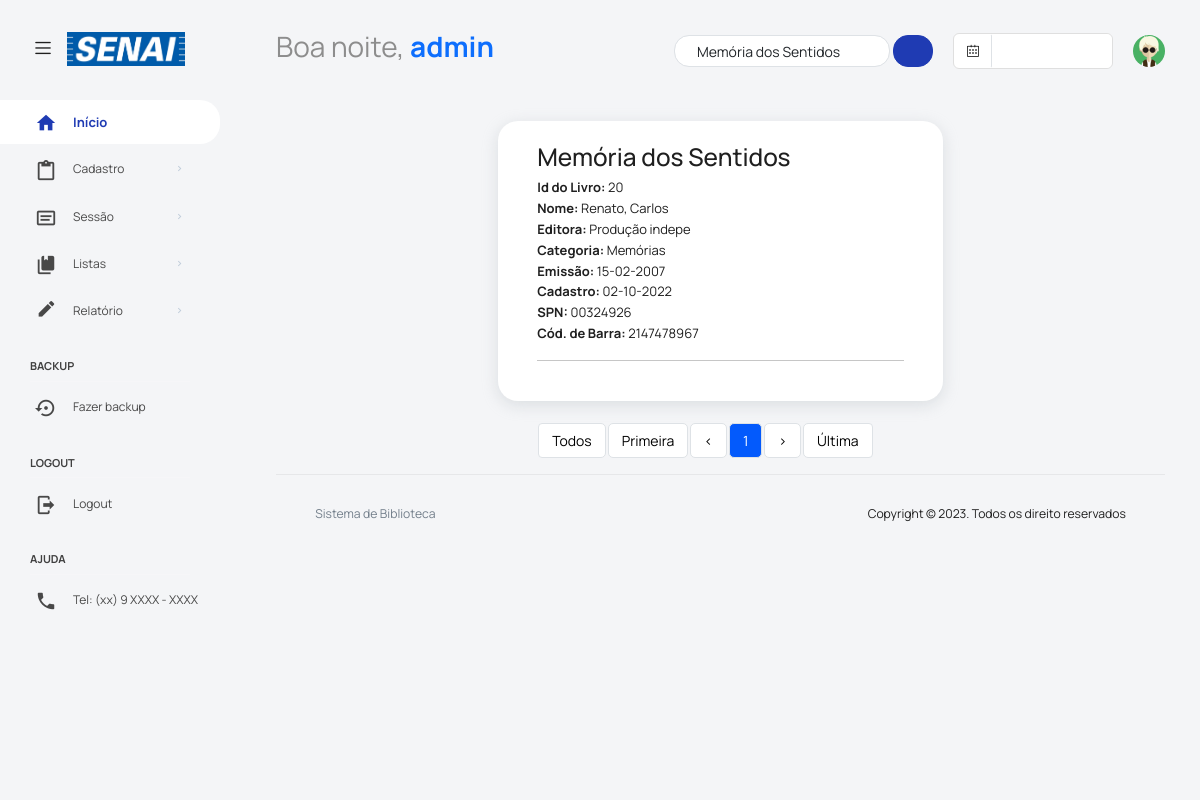
The app's page /buscar.php?pesquisar=Memória dos Sentidos (signed in) with its own data.
### tables this page shows
CREATE TABLE `cad_login` (
  `id_num` int(15) NOT NULL,
  `nome` varchar(70) NOT NULL,
  `email` varchar(70) NOT NULL,
  `senha` varchar(32) NOT NULL
);

CREATE TABLE `cad_livro` (
  `id_livro` int(15) NOT NULL,
  `cod_spn` varchar(50) NOT NULL,
  `cod_barra` int(30) NOT NULL,
  `nome_livro` varchar(60) NOT NULL,
  `nome_autor` varchar(50) NOT NULL,
  `emissao` date NOT NULL,
  `editora` varchar(15) NOT NULL,
  `categoria` varchar(50) NOT NULL,
  `status` int(11) NOT NULL DEFAULT 1,
  `data_cad` date NOT NULL,
  `cad_livro` varchar(50) NOT NULL
);

### buscar.php (the view, shortened to what this page needs)
<?php
include_once 'include/header.php';
$pagina = (isset($_GET['pagina'])) ? $_GET['pagina'] : 1;
if (!isset($_GET['pesquisar'])) {
  header("Location: home.php");
} else {
  $valor_pesquisar = $_GET['pesquisar'];
  $livros = "SELECT * FROM cad_livro WHERE nome_livro LIKE '%$valor_pesquisar%' OR cod_spn LIKE '%$valor_pesquisar%'";
  $query_livro = $_SESSION['conexao']->query($livros);
  $num_total = mysqli_num_rows($query_livro);
  $quantidade = 2;
  $pagina_total = ceil($num_total / $quantidade);
  $incio = ($quantidade * $pagina) - $quantidade;
  $sql_total = "SELECT * FROM cad_livro WHERE nome_livro LIKE '%$valor_pesquisar%' OR cod_spn LIKE '%$valor_pesquisar%' LIMIT $incio, $quantidade";
  $resp_total = mysqli_query($_SESSION['conexao'], $sql_total);
  $num_total = mysqli_num_rows($resp_total);
  echo '<div class="col-lg-6 grid-margin stretch-card" style="margin: 0 auto;">
      <div class="card">
      <div class="card-body">
      <div class="row" style="margin: 0 auto;">
      <div class="col-lg-12">';
  if ($num_total > 0) {
    while ($linha = mysqli_fetch_assoc($resp_total)) {
      echo '<h3>' . $linha['nome_livro'] . '</h3>
          <p><strong>Id do Livro:</strong> ' . $linha['id_livro'] . '
          <br><strong>Nome:</strong> ' . $linha['nome_autor'] . ' <br><strong>Editora:</strong> ' . $linha['editora'] . '
          <br><strong>Categoria:</strong> ' . $linha['categoria'] . '
          <br><strong>Emissão:</strong> ' . date('d-m-Y', strtotime($linha['emissao'])) . '
          <br><strong>Cadastro:</strong> ' . date('d-m-Y', strtotime($linha['data_cad'])) . '
          <br><strong>SPN:</strong> ' . $linha['cod_spn'] . '
          <br><strong>Cód. de Barra:</strong> ' . $linha['cod_barra'] . '</p>
          <hr>
          ';
    }
  }else {
    echo '<center><p class="text-danger">Nenhum resultado encontrado</p></center>';
  }
  echo '</div></div></div></div></div>';
  $anterior  = (($pagina - 1) == 0) ? 1 : $pagina - 1;
  $posterior = (($pagina + 1) >= $pagina_total) ? $pagina_total : $pagina + 1;
  echo '<br><center><nav class="col-lg-5"><ul class="pagination">
      <li class="page-item"><a class="page-link" href="home.php?pesquisar=' . $valor_pesquisar . '">Todos</a></li>
      <li class="page-item"><a class="page-link" href="buscar.php?pagina=1&pesquisar=' . $valor_pesquisar . '">Primeira</a></li>
      <li class="page-item"><a aria-label="Previous" class="page-link" href="buscar.php?pagina=' . $anterior . '&pesquisar=' . $valor_pesquisar . '"> < </a></li>';
  echo '<li class="page-item"><a class="active page-link" href="buscar.php?pagina=' . $pagina . '&pesquisar=' . $valor_pesquisar . '">' . $pagina . '</a></li>';
  echo '<li class="page-item"><a aria-label="Next" class="page-link" href="buscar.php?pagina=' . $posterior . '&pesquisar=' . $valor_pesquisar . '"> > </a></strong></li>';
  echo '<li class="page-item"><a class="page-link" href="buscar.php?pagina=' . $pagina_total . '&pesquisar=' . $valor_pesquisar . '">Última</a></li></ul></nav></center>';
}
include_once 'include/footer.php';
?>

### include/header.php (shortened to what this page needs)
<?php
$emaill = $_SESSION['email'];
$sql = "SELECT * FROM cad_login WHERE email = '$emaill'";
$resp = mysqli_query($_SESSION['conexao'], $sql);
while ($linha = mysqli_fetch_array($resp)) {
  $nome = $linha['nome'];
}
$hora = date('H');
if ($hora > 6 and $hora <= 12) {
  $var = 'Bom dia, ';
} elseif ($hora > 12 and $hora < 18) {
  $var = 'Boa tarde, ';
} else {
  $var = 'Boa noite, ';
}
?>
<!DOCTYPE html>
<html lang="pt-br">
<head>
  <link rel="stylesheet" href="vendors/feather/feather.css">
  <link rel="stylesheet" href="vendors/mdi/css/materialdesignicons.min.css">
  <link rel="stylesheet" href="vendors/ti-icons/css/themify-icons.css">
  <link rel="stylesheet" href="vendors/typicons/typicons.css">
  <link rel="stylesheet" href="vendors/simple-line-icons/css/simple-line-icons.css">
  <link rel="stylesheet" href="vendors/css/vendor.bundle.base.css">
  <link rel="stylesheet" href="vendors/datatables.net-bs4/dataTables.bootstrap4.css">
  <link rel="stylesheet" href="js/select.dataTables.min.css">
  <link rel="stylesheet" href="css/vertical-layout-light/style.css">
</head>
<body>
  <nav class="navbar default-layout col-lg-12 col-12 p-0 fixed-top d-flex align-items-top flex-row">
    <div class="text-center navbar-brand-wrapper d-flex align-items-center justify-content-start">
      <div class="me-3">
        <button class="navbar-toggler navbar-toggler align-self-center" type="button" data-bs-toggle="minimize">
          <span class="icon-menu"></span>
        </button>
      </div>
      <div>
        <a class="navbar-brand brand-logo" href="home.php">
          <img src="logo_senai.png" alt="logo" />
        </a>
      </div>
    </div>
    <div class="navbar-menu-wrapper d-flex align-items-top">
      <ul class="navbar-nav">
        <li class="nav-item font-weight-semibold d-none d-lg-block ms-0">
          <h1 class="welcome-text"><?php echo $var; ?><span class="text-primary fw-bold"><?php echo $nome; ?></span></h1>
        </li>
      </ul>
      <ul class="navbar-nav ms-auto">
      <ul class="navbar-nav ms-auto">
        <form class="search-form" action="buscar.php" id="the-basics">
          <span class="twitter-typeahead" style="position: relative; display: inline-block;top:1.5px;">
            <input type="search" class="form-control" placeholder="Pesquise Aqui" title="Pesquise Aqui" name="pesquisar" value="<?php if (isset($_GET['pesquisar'])) echo $_GET['pesquisar']; ?>" style="border-radius:15px;">
          </span>
          <button type="submit" style="margin-bottom: 2px;" class="btn btn-primary btn-sm"><i class="icon-search" style="margin-top: -2px;"></i></button>
        </form>
        <li class="nav-item d-none d-lg-block">
          <div id="datepicker-popup" class="input-group date datepicker navbar-date-picker">
            <span class="input-group-addon input-group-prepend border-right">
              <span class="icon-calendar input-group-text calendar-icon"></span>
            </span>
            <input type="text" class="form-control">
          </div>
        </li>
          <li class="nav-item dropdown d-none d-lg-block user-dropdown">
              <a class="nav-link" id="UserDropdown" href="#" data-bs-toggle="dropdown" aria-expanded="false">
                <img class="img-xs rounded-circle" src="images/perfil/d3.png" alt="Imagem de perfil"></a>
            </li>
      </ul>
    </div>
  </nav>
  <div class="container-fluid page-body-wrapper ">
    <nav class="sidebar sidebar-offcanvas" id="sidebar">
      <ul class="nav">
        <li class="nav-item active">
          <a class="nav-link" href="home.php">
            <i class="mdi mdi-grid-large menu-icon mdi mdi-home"></i>
            <span class="menu-title">Início</span>
          </a>
        </li>
        <li class="nav-item">
          <a class="nav-link" data-bs-toggle="collapse" href="#form-elements" aria-expanded="false">
            <i class="menu-icon mdi mdi-content-paste"></i>
            <span class="menu-title">Cadastro</span>
            <i class="menu-arrow"></i>
          </a>
        </li>
        <li class="nav-item">
          <a class="nav-link" data-bs-toggle="collapse" href="#tables" aria-expanded="false">
            <i class="menu-icon mdi mdi-card-text-outline"></i>
            <span class="menu-title">Sessão</span>
            <i class="menu-arrow"></i>
          </a>
        </li>
        <li class="nav-item">
          <a class="nav-link" data-bs-toggle="collapse" href="#table" aria-expanded="false" aria-controls="icons">
            <i class="menu-icon mdi mdi mdi-book-multiple"></i>
            <span class="menu-title">Listas</span>
            <i class="menu-arrow"></i>
          </a>
        </li>
        <li class="nav-item">
          <a class="nav-link" data-bs-toggle="collapse" href="#tabless" aria-expanded="false">
            <i class="menu-icon mdi mdi-border-color"></i>
            <span class="menu-title">Relatório</span>
            <i class="menu-arrow"></i>
          </a>
        </li>
        <li class="nav-item nav-category">Backup</li>
        <li class="nav-item">
          <a class="nav-link" href="backup.php">
            <i class="menu-icon mdi mdi-backup-restore"></i>
            <span class="menu-title">Fazer backup</span>
          </a>
        </li>
        <li class="nav-item nav-category">Logout</li>
        <li class="nav-item">
          <a class="nav-link" href="logout.php?logout='sair'">
            <i class="menu-icon mdi mdi-logout"></i>
            <span class="menu-title">Logout</span>
          </a>
        </li>
        <li class="nav-item nav-category">Ajuda</li>
        <li class="nav-item">
          <a class="nav-link" href="#">
            <i class="menu-icon mdi mdi-phone"></i>
            <span class="menu-title">Tel: (xx) 9 XXXX - XXXX</span>
          </a>
        </li>
      </ul>
    </nav>
    <div class="main-panel">
      <div class="content-wrapper">
        <div class="row">
          <div class="col-sm-12">

### buscar.php (style rules this page uses)
.pagination a { color: black; float: left; padding: 4px 13px; text-decoration: none; transition: background-color .3s; border: 1px solid #ddd; margin: 0 3px; border-radius: 5px; }
.pagination a.active { background-color: #035afc; color: white; }

### records on screen
cad_login: nome "admin"
cad_livro: nome_livro "Memória dos Sentidos", id_livro "20", nome_autor "Renato, Carlos", editora "Produção indepe", categoria "Memórias", emissao "15-02-2007", data_cad "02-10-2022", cod_spn "00324926", cod_barra "2147478967"

### other values on screen
$var "Boa noite,"
$pagina "1"
